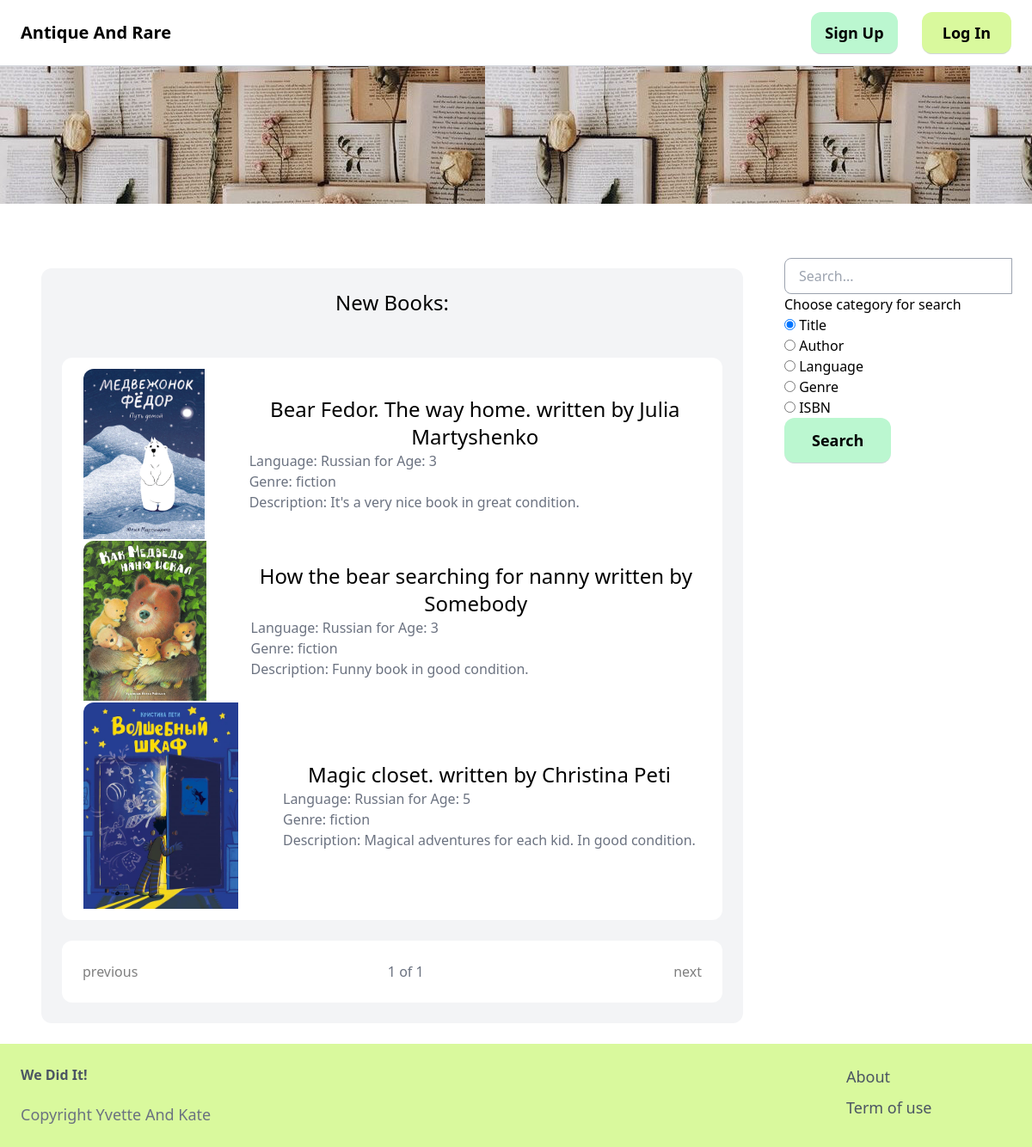
The app's page /, older data.
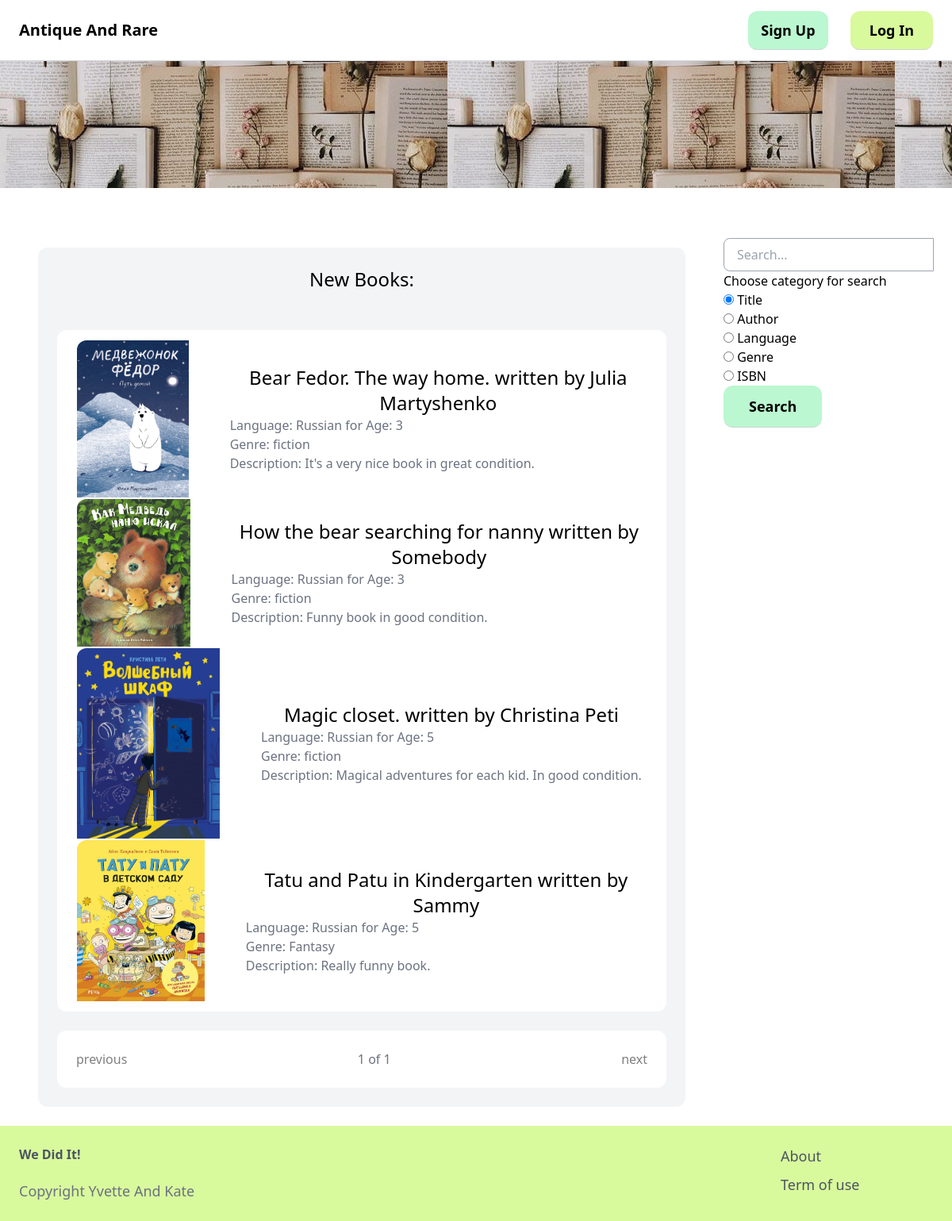
The same page, newer data.
### book/models.py (models this page shows, shortened)
class Book(models.Model):
    title = models.CharField(max_length=255)
    author = models.CharField(max_length=255)
    genre = models.CharField(max_length=255)
    language = models.CharField(max_length=255)
    isbn = models.CharField(max_length=255, blank=True, null=True)
    age_group = models.CharField(max_length=255)
    image = models.ImageField(upload_to='book_images', blank=True, null=True)
    description = models.TextField(blank=True, null=True)
    owner_user_id = models.ForeignKey(User, related_name='books', on_delete=models.CASCADE)
    available = models.BooleanField(default=True)

### main/views.py (the view)
# urls.py: path('', views.index, name='index'),
def index(request):
    query = request.GET.get('q')
    category = request.GET.get('category', 'title')
    if query:
        if category == 'title':
            books = Book.objects.filter(title__icontains=query, available=True)
        elif category == 'author':
            books = Book.objects.filter(author__icontains=query, available=True)
        elif category == 'language':
            books = Book.objects.filter(language__icontains=query, available=True)
        elif category == 'genre':
            books = Book.objects.filter(genre__icontains=query, available=True)
        elif category == 'isbn':
            books = Book.objects.filter(isbn__icontains=query, available=True)
        else:
            books = Book.objects.none()
    else:
        books = Book.objects.filter(available=True)
    paginator = Paginator(books, 10)
    page_number = request.GET.get('page')
    page_obj = paginator.get_page(page_number)
    return render(request, 'main/index.html', {'page_obj': page_obj})

### main/templates/main/index.html (shortened to what this page needs)
{% extends 'main/base.html'%}
{% block content %}
    <div class="flex justify-between">
        <div class="mt-6 px-6 bg-white rounded-xl gap-3" style="float: left; width: 75%;">
            <div class="mt-6 px-6 py-6 bg-gray-100 rounded-xl">
                <h2 class="mb-12 text-2xl text-center">New Books:</h2>
                <div class="mt-6 px-6 py-3 bg-white rounded-xl gap-3">
                    {% for book in page_obj %}
                        <table>
                            <tr>
                                <td class="gap-6">
                                    <a href="{% url 'book:detail' book.id %}"><img src="{{ book.image.url }}" width="230" height="300" class="rounded-t-xl" style="padding-right: 50px;"></a>
                                </td>
                                <td class="gap-3">
                                    <h2 class="text-2xl text-center">{{ book.title }} written by {{ book.author }}</h2>
                                    <h3 class="text-gray-500">Language: {{ book.language }} for Age: {{ book.age_group }}</h3>
                                    <h3 class="text-gray-500">Genre: {{ book.genre }}</h3>
                                    <h3 class="text-gray-500">Description: {{ book.description }}</h3>
                                </td>
                            </tr>
                        </table>
                    {% endfor %}
                </div>
                <div class="mt-6 px-6 py-6 bg-white rounded-xl">
                    <div class="flex justify-between">
                        {% if page_obj.has_previous %}
                            <a href="?page={{ page_obj.previous_page_number }}">previous</a>
                        {% else %}
                            <span class="opacity-50 cursor-not-allowed">previous</span>
                        {% endif %}
                        <div class="text-gray-500">{{ page_obj.number }} of {{ page_obj.paginator.num_pages }}</div>
                        {% if page_obj.has_next %}
                            <a href="?page={{ page_obj.next_page_number }}">next</a>
                        {% else %}
                            <span class="opacity-50 cursor-not-allowed">next</span>
                        {% endif %}
                    </div>
                </div>
            </div>
        </div>
        <div class="mt-6 px-6 py-3 bg-white rounded-xl gap-3" style="float: left; width: 25%;">
            <form method="GET">
                <input type="text" name="q" class="rounded-l-lg py-2 px-4 border border-gray-400" placeholder="Search...">
                <p>Choose category for search</p>
                    <div><input type="radio" id="title" name="category" value="title" checked>
                    <label for="title">Title</label></div>
                    <div><input type="radio" id="author" name="category" value="author">
                    <label for="author">Author</label></div>
                    <div><input type="radio" id="language" name="category" value="language">
                    <label for="language">Language</label></div>
                    <div><input type="radio" id="genre" name="category" value="genre">
                    <label for="genre">Genre</label></div>
                    <div><input type="radio" id="isbn" name="category" value="isbn">
                    <label for="isbn">ISBN</label></div>
                <button type="submit" class="gap-8 px-8 py-3 text-lg font-semibold bg-green-200 text-grey-400 rounded-xl border-b border-gray-300 hover:bg-gray-600 hover:text-white ">Search</button>
            </form>
        </div>
    </div>
{% endblock %}

Row changes from the older to the newer data that the page shows:
added Book: image (picture), title "Tatu and Patu in Kindergarten", author "Sammy", language "Russian", age_group "5", genre "Fantasy", description "Really funny book."
